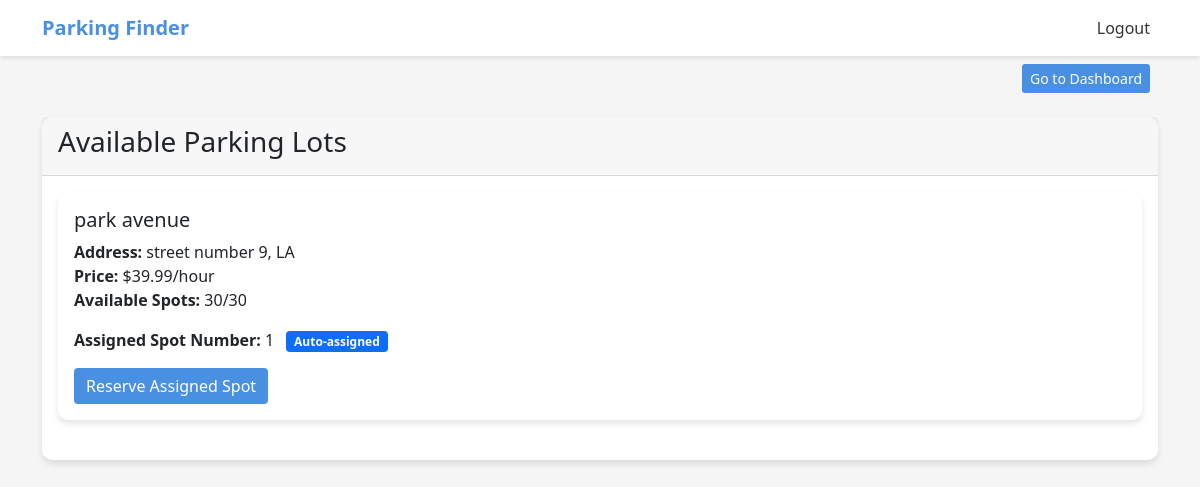
The app's page /user/parking-lots (signed in) with its own data.
### app/models.py (models this page shows, shortened)
class ParkingLot(db.Model):
    __tablename__ = 'parking_lots'
    id = db.Column(db.Integer, primary_key=True)
    prime_location_name = db.Column(db.String(100), nullable=False)
    address = db.Column(db.String(200), nullable=False)
    pin_code = db.Column(db.String(6), nullable=False)
    price_per_hour = db.Column(db.Float, nullable=False)
    max_spots = db.Column(db.Integer, nullable=False)
    spots = db.relationship('ParkingSpot', backref='lot', lazy=True, cascade="all, delete-orphan")
    @property
    def available_spots(self):
        return len([spot for spot in self.spots if spot.status == 'A'])

class ParkingSpot(db.Model):
    __tablename__ = 'parking_spots'
    id = db.Column(db.Integer, primary_key=True)
    lot_id = db.Column(db.Integer, db.ForeignKey('parking_lots.id'), nullable=False)
    status = db.Column(db.String(1), default='A')  # A - Available, O - Occupied
    reservation = db.relationship('Reservation', backref='spot', uselist=False)

### app/routes.py (the view)
@user.route('/parking-lots')
@login_required
@user_required
def view_parking_lots():
    lots = ParkingLot.query.all()
    return render_template('user/parking_lots.html', lots=lots)

### app/__init__.py (called while the page is built)
@login_manager.user_loader
def load_user(user_id):
    from .models import User
    return User.query.get(int(user_id))

### app/templates/user/parking_lots.html (shortened to what this page needs)
{% extends 'base.html' %}
{% block content %}
<div class="container mt-4">
    <div class="card">
        <div class="card-header">
            <h3>Available Parking Lots</h3>
        </div>
        <div class="card-body">
            <div class="row">
                {% for lot in lots %}
                {% set available_spots = lot.spots | selectattr('status', 'equalto', 'A') | list %}
                {% set auto_spot = available_spots[0] if available_spots else None %}
                <div class="col-12 mb-4">
                    <div class="card">
                        <div class="card-body">
                            <h5 class="card-title">{{ lot.prime_location_name }}</h5>
                            <p class="card-text">
                                <strong>Address:</strong> {{ lot.address }}<br>
                                <strong>Price:</strong> ${{ lot.price_per_hour }}/hour<br>
                                <strong>Available Spots:</strong> {{ lot.available_spots }}/{{ lot.max_spots }}
                            </p>
                            {% if auto_spot %}
                                <div class="mb-3">
                                    <strong>Assigned Spot Number:</strong> {{ auto_spot.id }}
                                    <span class="badge bg-primary ms-2">Auto-assigned</span>
                                </div>
                                <form id="reserveForm-{{ lot.id }}" action="{{ url_for('user.reserve_spot', lot_id=lot.id) }}" method="POST">
                                    <button type="submit" class="btn btn-primary">
                                        Reserve Assigned Spot
                                    </button>
                                </form>
                            {% else %}
                                <div class="alert alert-warning">
                                    No available spots in this lot.
                                </div>
                            {% endif %}
                        </div>
                    </div>
                </div>
                {% endfor %}
            </div>
        </div>
    </div>
</div>
{% endblock %}

### app/templates/base.html (style rules this page uses)
:root { --primary-color: #4A90E2; --secondary-color: #F5F5F5; --accent-color: #34C759; }
body { background-color: var(--secondary-color); font-family: 'Segoe UI', sans-serif; }
.card { border-radius: 10px; border: none; box-shadow: 0 4px 6px rgba(0,0,0,0.1); }
.btn-primary { background-color: var(--primary-color); border: none; }

### records on screen
ParkingLot: prime_location_name "park avenue", address "street number 9, LA", price_per_hour "39.99", available_spots "30", max_spots "30"
ParkingSpot: id "1"
